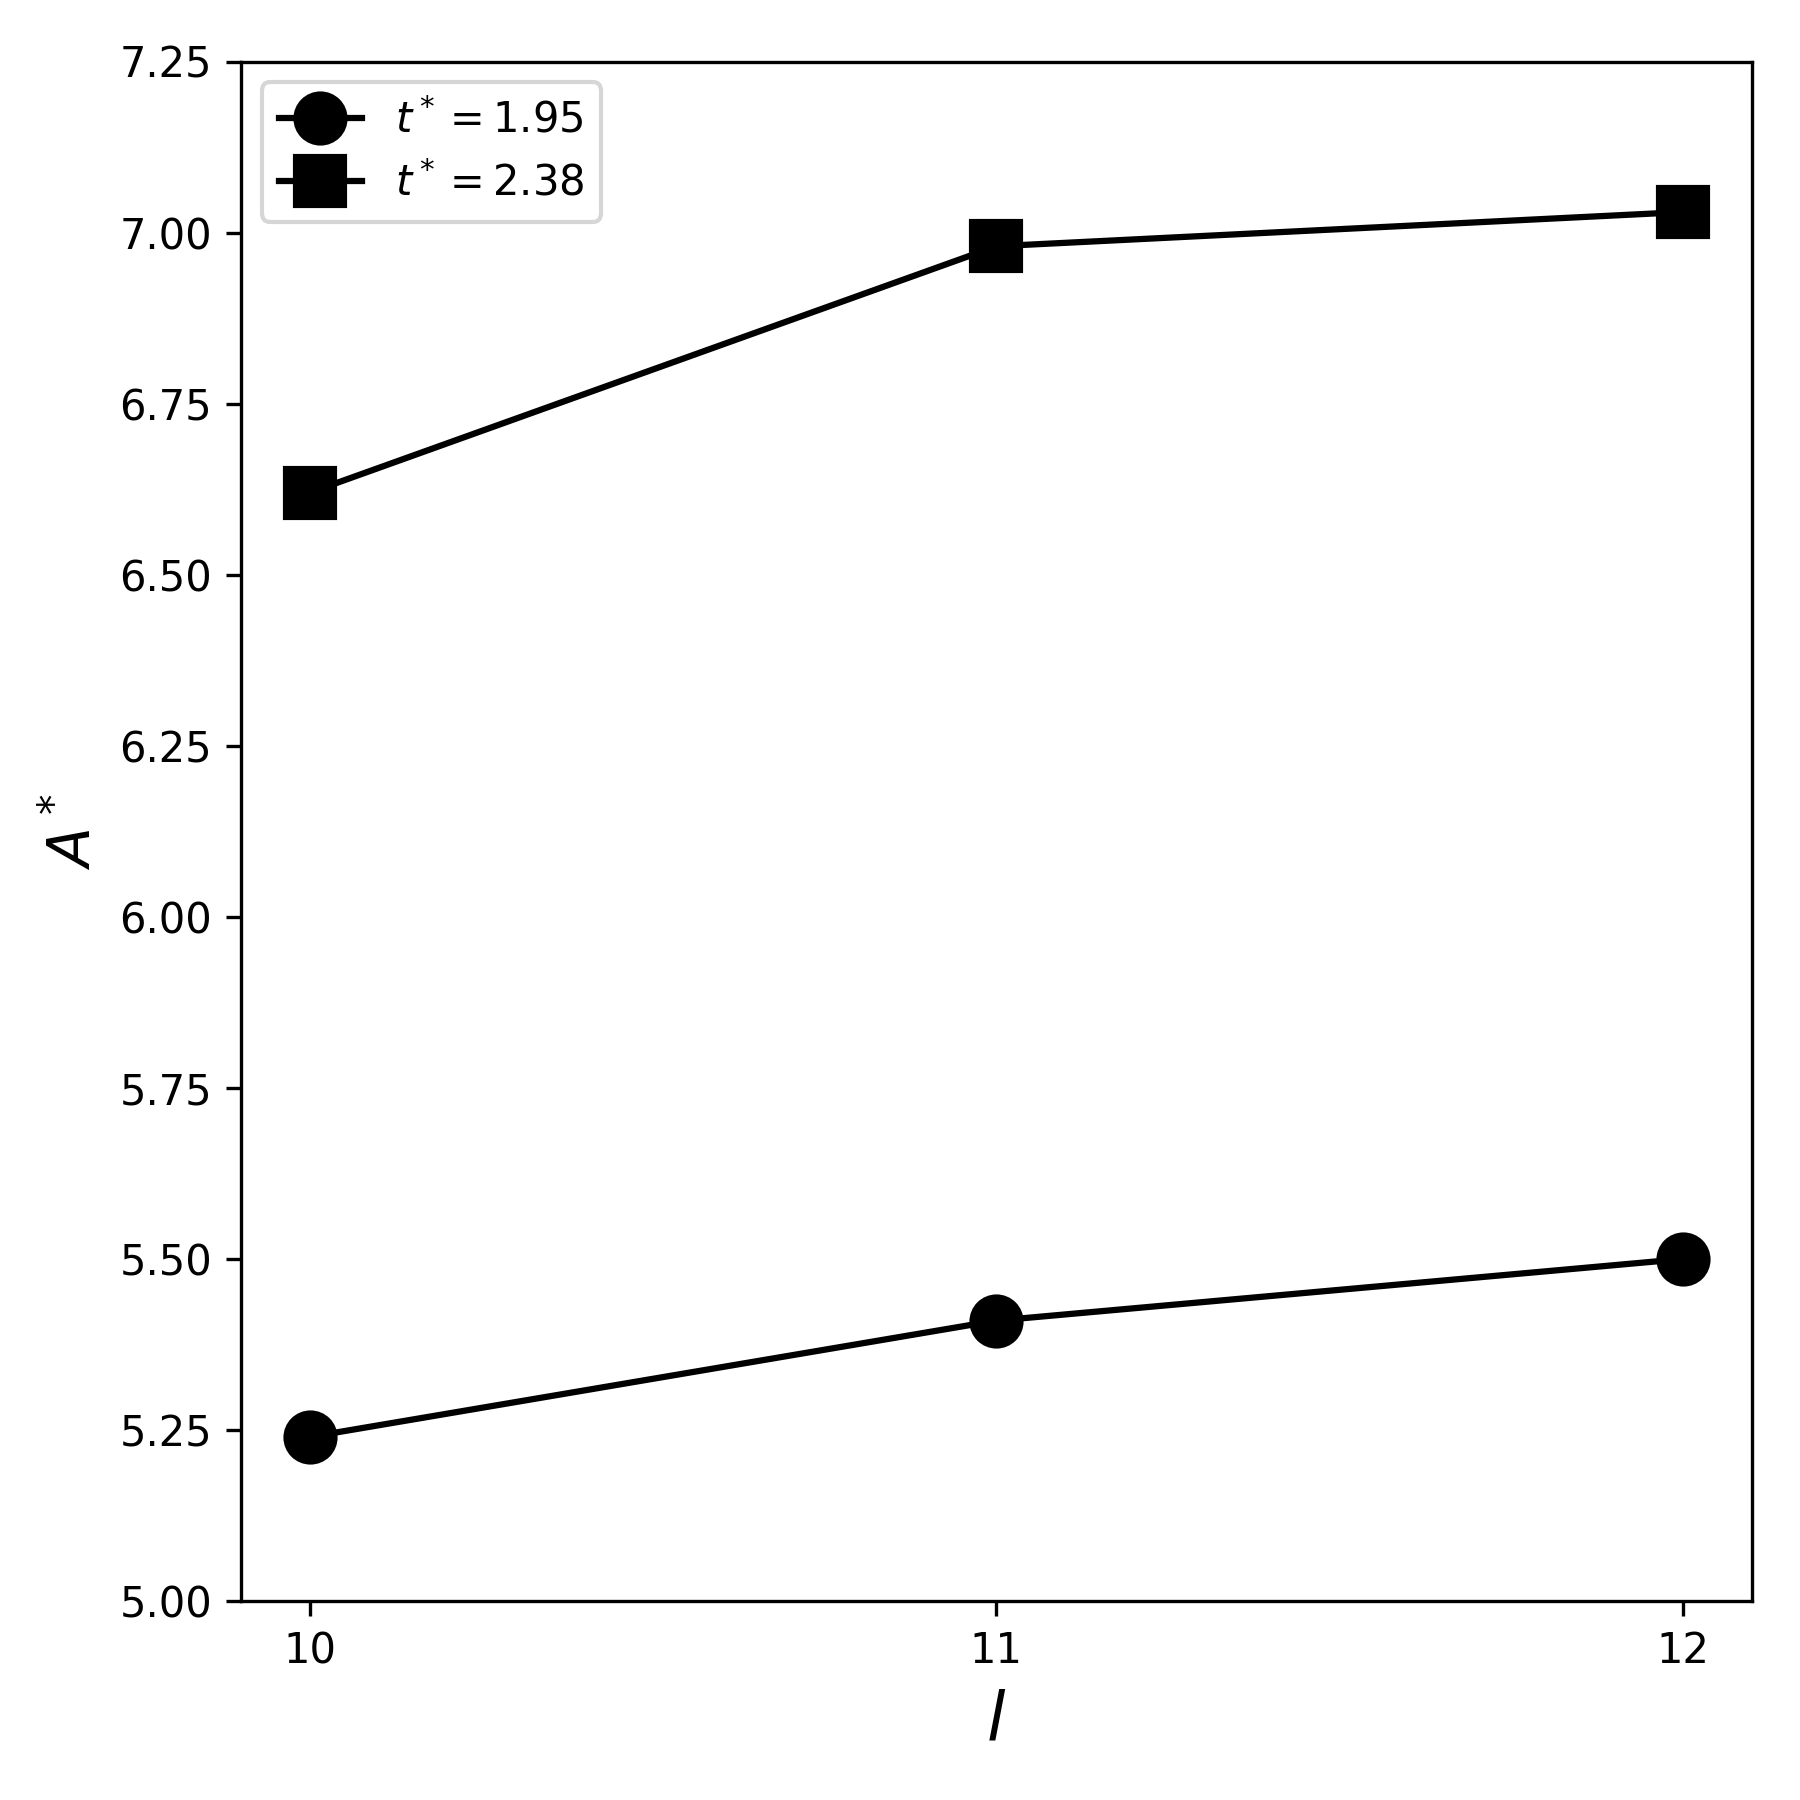

Reproduce this figure in Python.
import numpy as np
import matplotlib

matplotlib.use('Agg')

import matplotlib.pyplot as plt
from matplotlib.ticker import MaxNLocator

from matplotlib.collections import LineCollection
from matplotlib.colors import ListedColormap, BoundaryNorm
from matplotlib.ticker import FormatStrFormatter

import subprocess

from pylab import *

import os
import os.path


font_normal = { 'color'      : 'k',
                'fontweight' : 'normal',
                'fontsize'   : 24 }

font_italic = { 'color'      : 'k',
                'fontweight' : 'normal',
                'fontstyle'  : 'italic',
                'fontsize'   : 20 }

markers = ('ko-', 'ks-')

l =  np.array([0, 10, 11, 12]) # 10, 11, 12
area_for_t1_95 = np.array([0., 5.24, 5.41, 5.50])
area_for_t3_38 = np.array([0., 6.62, 6.98, 7.03])

figure = plt.figure(figsize=(6., 6.), dpi=300)

ax = figure.gca()
legend = ('$t^*=1.95$', '$t^*=2.38$')

opacity = 0.4
#bar_width = 0.35

plt.xlabel(r'$l$', font_normal)
plt.ylabel(r'$A^*$', font_italic, rotation='vertical')
#plt.xticks(range(len(l)),(l[0], l[1], l[2]), rotation=0)

#plt.axes([9,9,10,10,11,11])

#plt.bar(l, +area_for_t1_95, alpha=opacity+0.4, color='k', label='t^*=1.95')
#plt.bar(l, -area_for_t3_38, alpha=opacity, color='k', label='t^*=2.38')

#for x, y in zip(l, area_for_t1_95):
  #plt.text(x+0.4, y+0.05, '%.2f' % area_for_t1_95, ha='center', va= 'top')
    
#for x, y in zip(l, area_for_t3_38):
  #plt.text(x+0.4, -y-0.05, '%.2f' % y, ha='center', va= 'bottom')

#bar1 =  plt.bar(np.arange(len(area_for_t1_95)) + bar_width, area_for_t1_95, bar_width, align='center', alpha=opacity+0.4, color='k', label='t^*=1.95')
#bar2 = plt.bar(range(len(area_for_t3_38)), area_for_t3_38, bar_width, align='center', alpha=opacity, color='k', label='t^*=2.38')


plt.plot(l[1:], area_for_t1_95[1:], markers[0], markersize=12)
plt.plot(l[1:], area_for_t3_38[1:], markers[1], markersize=12)

##plt.xlim(-.5, n)
#plt.xticks([])
##plt.ylim(-1.25, +1.25) 
#plt.yticks([])


plt.ylim(ymin=5)
plt.ylim(ymax=7.25)

ax.xaxis.set_major_locator(MaxNLocator(integer=True))


plt.legend(legend, loc='best', fontsize=20)

plt.tight_layout()

plt.savefig('grid-dependence-2.png')
figure.clear()
plt.close(figure)
